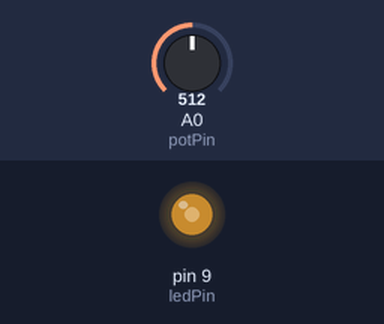
Recording of a sketch running on a simulated Arduino Uno, built with avr-gcc and run on an emulated ATmega328P. Parts: output pins drawn as LEDs (lit = HIGH). Inputs (shaded band) come from the test bench; at power-on: A0 (potPin) = 512.

Above: at 1.2 s.
1.3 s: A0 (potPin) set to 716
At 2.5 s:
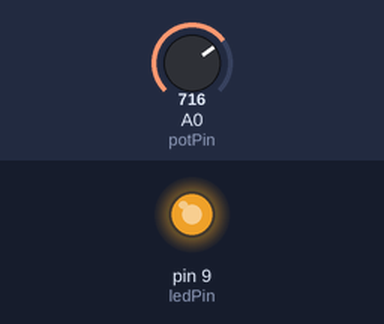
2.8 s: A0 (potPin) set to 306
At 3.6 s:
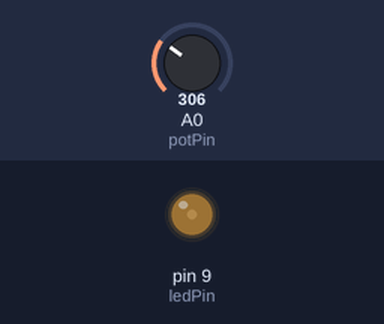
4.3 s: A0 (potPin) set to 190
At 4.8 s:
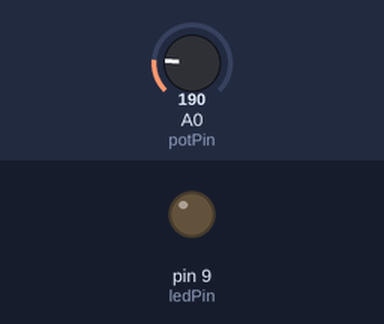
5.8 s: A0 (potPin) set to 210
At 7.0 s:
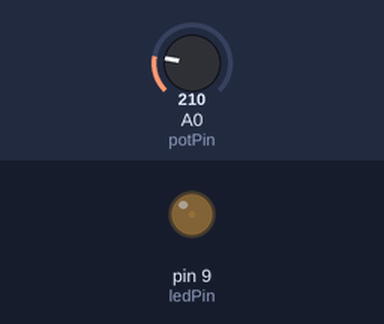
7.3 s: A0 (potPin) set to 122
At 8.3 s:
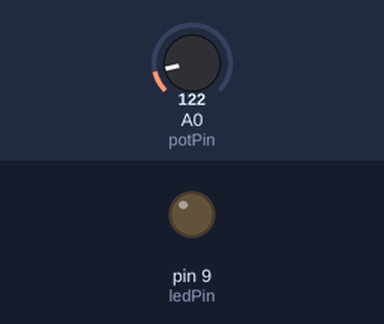
Timing chart, 0 to 9.8 s (numbered marks = the images above; inputs shaded):
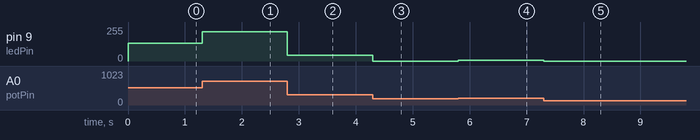

The sketch:

AdvancedChallenges_DZC.ino
```cpp
const int potPin = A0;
const int ledPin = 9;

void setup() {
  pinMode(ledPin, OUTPUT);
}

void loop() {
  int potValue = analogRead(potPin);
  int brightness;

  if (potValue < 200) {
    brightness = 0;
  } else if (potValue <= 800) {
    brightness = map(potValue, 200, 800, 0, 255);
  } else {
    brightness = 255;
  }

  analogWrite(ledPin, brightness);
}
```

Measured:
- after the input at 1.3 s, pin 9 (ledPin): 132/255 → 219/255 at once
- after the input at 2.8 s, pin 9 (ledPin): 219/255 → 45/255 at once
- after the input at 4.3 s, pin 9 (ledPin): 45/255 → 0/255 at once
- after the input at 5.8 s, pin 9 (ledPin): 0/255 → 4/255 at once
- after the input at 7.3 s, pin 9 (ledPin): 4/255 → 0/255 at once
